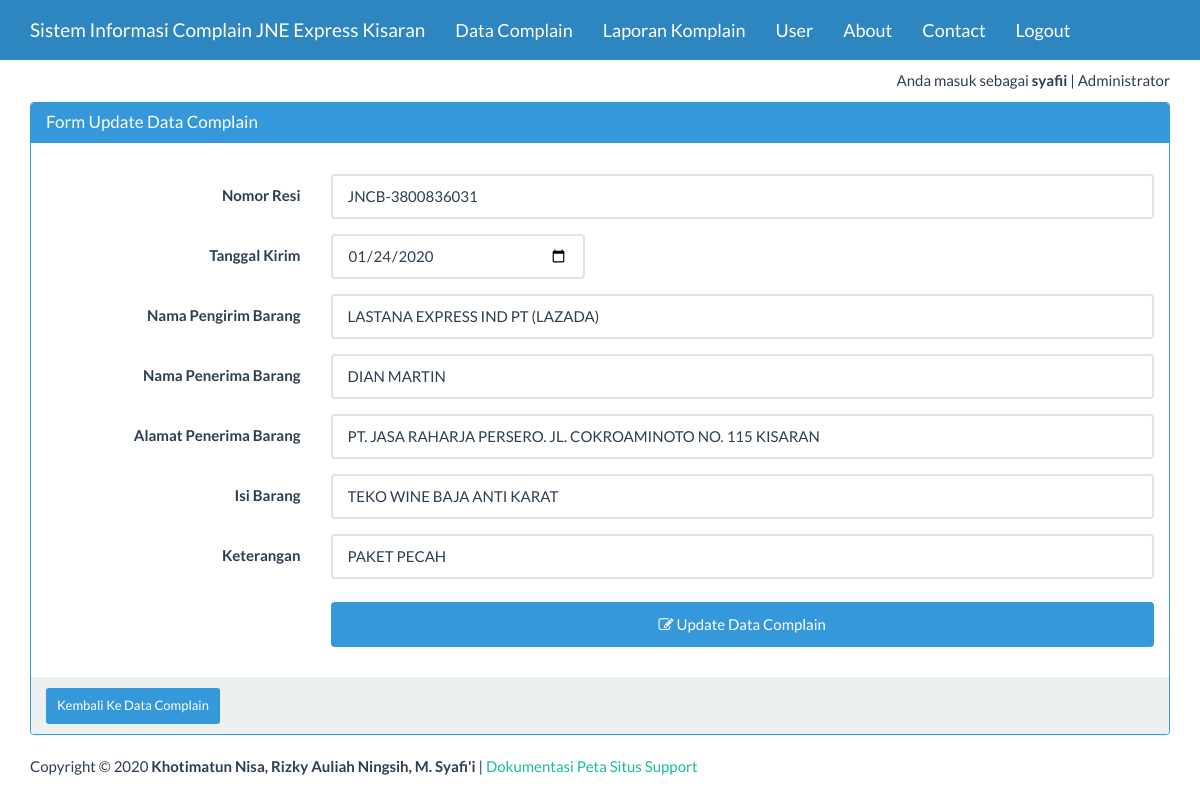
/index_admin.php?page=complain&actions=edit&id=5 (signed in), run on the app's committed database.
### tables this page shows
CREATE TABLE `arsip_complain` (
  `no` int(10) NOT NULL,
  `no_resi` varchar(50) NOT NULL,
  `tgl_masuk` date NOT NULL,
  `nama_pengirim` varchar(50) NOT NULL,
  `nama_penerima` varchar(100) NOT NULL,
  `alamat_penerima` varchar(200) NOT NULL,
  `isi_barang` varchar(100) NOT NULL,
  `keterangan` varchar(200) NOT NULL
);

### views/complain_edit.php (the view, shortened to what this page needs)
<?php
$id=$_GET['id'];
$ambil=  mysqli_query($koneksi, "SELECT * FROM arsip_complain WHERE no ='$id'") or die ("SQL Edit error");
$data= mysqli_fetch_array($ambil);
?>
<div class="container">
    <div class="row">
        <div class="col-xs-12">
            <div class="panel panel-info">
                <div class="panel-heading">
                    <h3 class="panel-title">Form Update Data Complain</h3>
                </div>
                <div class="panel-body">
                    <form class="form-horizontal" action="" method="post">
                        <div class="form-group">
                            <div class="col-sm-2 col-xs-9">
                            </div>
                        </div>
                       <div class="form-group">
                            <label for="noResi" class="col-sm-3 control-label">Nomor Resi</label>
                            <div class="col-sm-9">
                                <input type="text" name="noResi" value="<?=$data['no_resi']?>" class="form-control" id="inputEmail3" placeholder="Nomor Resi" required>
                            </div>
                        </div>
                         <div class="form-group">
                            <label for="tglMasuk" class="col-sm-3 control-label">Tanggal Kirim</label>
                            <div class="col-sm-3">
                                <input type="date" name="tglMasuk" value="<?=$data['tgl_masuk']?>" class="form-control" id="inputEmail3" placeholder="Inputkan Tanggal Masuk" required>
                            </div>
                        </div>
                        <div class="form-group">
                            <label for="namaPengirim" class="col-sm-3 control-label">Nama Pengirim Barang</label>
                            <div class="col-sm-9">
                                <input type="text" name="namaPengirim" value="<?=$data['nama_pengirim']?>" class="form-control" id="inputPassword3" placeholder="Inputkan Nama Pengirim Barang" required>
                            </div>
                        </div>
						<div class="form-group">
                            <label for="namaPenerima" class="col-sm-3 control-label">Nama Penerima Barang</label>
                            <div class="col-sm-9">
                                <input type="text" name="namaPenerima" value="<?=$data['nama_penerima']?>" class="form-control" id="inputPassword3" placeholder="Inputkan Nama Penerima Barang" required>
                            </div>
                        </div>
						<div class="form-group">
                            <label for="alamatPenerima" class="col-sm-3 control-label">Alamat Penerima Barang</label>
                            <div class="col-sm-9">
                                <input type="text" name="alamatPenerima" value="<?=$data['alamat_penerima']?>" class="form-control" id="inputPassword3" placeholder="Inputkan Alamat Penerima Barang" required>
                            </div>
                        </div>
						<div class="form-group">
                            <label for="isiBarang" class="col-sm-3 control-label">Isi Barang</label>
                            <div class="col-sm-9">
                                <input type="text" name="isiBarang" value="<?=$data['isi_barang']?>" class="form-control" id="inputPassword3" placeholder="Inputkan Isi Barang">
                            </div>
                        </div>
												<div class="form-group">
                            <label for="keterangan" class="col-sm-3 control-label">Keterangan</label>
                            <div class="col-sm-9">
                                <input type="text" name="keterangan" value="<?=$data['keterangan']?>" class="form-control" id="inputPassword3" placeholder="Inputkan Keterangan">
                            </div>
                        </div>
                        <div class="form-group">
                            <div class="col-sm-offset-3 col-sm-9">
                                <button type="submit" class="btn btn-info">
                                    <span class="fa fa-edit"></span> Update Data Complain</button>
                            </div>
                        </div>
                    </form>
                </div>
                <div class="panel-footer">
                    <a href="?page=complain&actions=tampil" class="btn btn-info btn-sm">
                        Kembali Ke Data Complain
                    </a>
                </div>
            </div>
        </div>
    </div>
</div>

### index_admin.php (style rules this page uses)
body { margin-top:70px; }
button { background-color: #4CAF50; color: white; padding: 14px 20px; margin: 8px 0; border: none; cursor: pointer; width: 100%; }

### data on the page
arsip_complain: noResi "JNCB-3800836031", tglMasuk "01/24/2020", namaPengirim "LASTANA EXPRESS IND PT (LAZADA)", namaPenerima "DIAN MARTIN", alamatPenerima "PT. JASA RAHARJA PERSERO. JL. COKROAMINOTO NO. 115 KISARAN", isiBarang "TEKO WINE BAJA ANTI KARAT", keterangan "PAKET PECAH"

### other printed values
$_SESSION['username'] "syafii"
$_SESSION['ket'] "Administrator"
